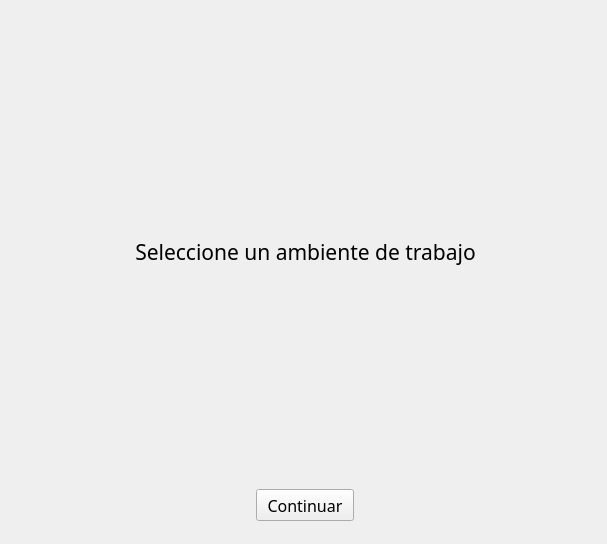
<?xml version="1.0" encoding="UTF-8"?>
<ui version="4.0">
 <class>InitMenu</class>
 <widget class="QWidget" name="InitMenu">
  <property name="geometry">
   <rect>
    <x>0</x>
    <y>0</y>
    <width>607</width>
    <height>544</height>
   </rect>
  </property>
  <property name="windowTitle">
   <string>Form</string>
  </property>
  <widget class="QWidget" name="verticalLayoutWidget">
   <property name="geometry">
    <rect>
     <x>10</x>
     <y>10</y>
     <width>591</width>
     <height>521</height>
    </rect>
   </property>
   <layout class="QVBoxLayout" name="verticalLayout" stretch="1,6,1">
    <property name="leftMargin">
     <number>10</number>
    </property>
    <property name="topMargin">
     <number>10</number>
    </property>
    <property name="rightMargin">
     <number>10</number>
    </property>
    <property name="bottomMargin">
     <number>10</number>
    </property>
    <item>
     <widget class="QLabel" name="label">
      <property name="font">
       <font>
        <family>Bahnschrift</family>
        <pointsize>16</pointsize>
       </font>
      </property>
      <property name="text">
       <string>Seleccione un ambiente de trabajo</string>
      </property>
      <property name="alignment">
       <set>Qt::AlignCenter</set>
      </property>
     </widget>
    </item>
    <item>
     <layout class="QGridLayout" name="gridLayout"/>
    </item>
    <item alignment="Qt::AlignHCenter">
     <widget class="QPushButton" name="continue_button">
      <property name="sizePolicy">
       <sizepolicy hsizetype="Fixed" vsizetype="Fixed">
        <horstretch>0</horstretch>
        <verstretch>0</verstretch>
       </sizepolicy>
      </property>
      <property name="minimumSize">
       <size>
        <width>98</width>
        <height>32</height>
       </size>
      </property>
      <property name="font">
       <font>
        <family>Bahnschrift</family>
        <pointsize>12</pointsize>
       </font>
      </property>
      <property name="text">
       <string>Continuar</string>
      </property>
      <property name="default">
       <bool>false</bool>
      </property>
      <property name="flat">
       <bool>false</bool>
      </property>
     </widget>
    </item>
   </layout>
  </widget>
 </widget>
 <resources/>
 <connections/>
</ui>
